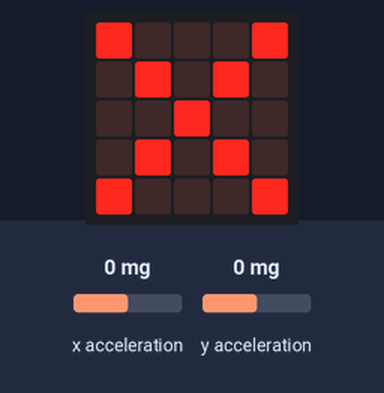
Simulated run of this program. Board: BBC micro:bit (MakeCode). On the bench: the board's 5×5 LED display. The inputs (shaded band) are chosen by the test bench; at power-on: x acceleration 0 mg, y acceleration 0 mg.

Above: at 1.2 s.
1.3 s: x acceleration set to -1440 mg
At 2.9 s:
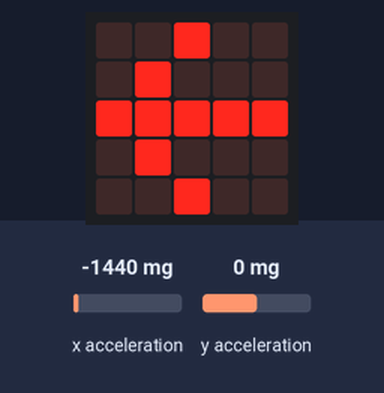
5.9 s: y acceleration set to -1440 mg
At 7.1 s:
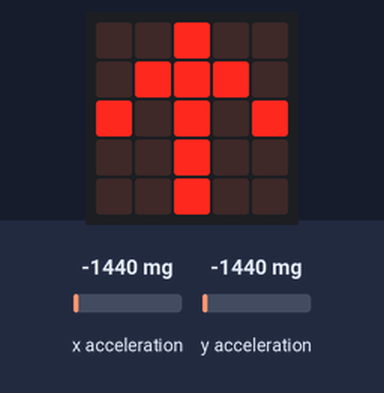
10.5 s: x acceleration set to -22 mg
12.5 s: x acceleration set to -18 mg
14.3 s: y acceleration set to 750 mg
At 15.8 s:
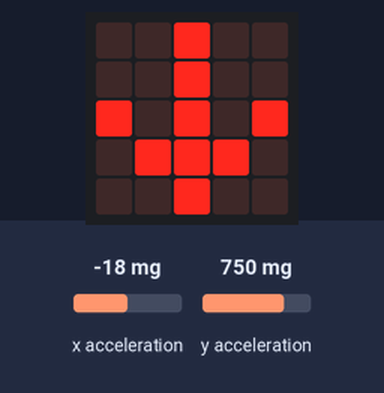
16.1 s: x acceleration set to 750 mg
At 17.0 s:
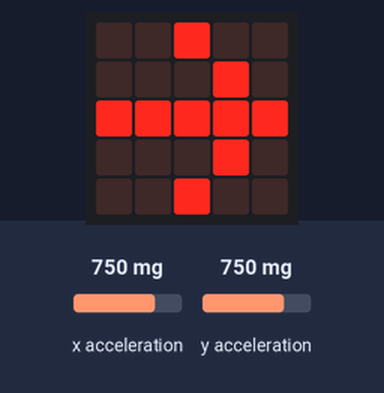
Timing chart, 0 to 19.1 s (numbered marks = the images above; inputs shaded):
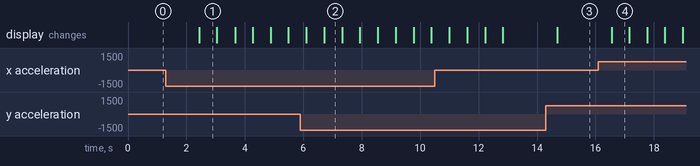

The program:

main.ts
```typescript
basic.forever(function () {
    if (input.acceleration(Dimension.X) == 0) {
        basic.showIcon(IconNames.No)
    } else if (input.acceleration(Dimension.X) > 20) {
        basic.showArrow(ArrowNames.East)
    } else if (input.acceleration(Dimension.X) < -20) {
        basic.showArrow(ArrowNames.West)
    }
    if (input.acceleration(Dimension.Y) == 0) {
        basic.showIcon(IconNames.No)
    } else if (input.acceleration(Dimension.Y) > 20) {
        basic.showArrow(ArrowNames.South)
    } else if (input.acceleration(Dimension.Y) < -20) {
        basic.showArrow(ArrowNames.North)
    }
})
```

test.ts
```typescript
// aquí va el archivo "tests"; esto no se compilará cuando este paquete se utilice como una extensión.
```

Measured:
- after the input at 1.3 s, the display: changes after 1.1 s (image 1)
- after the input at 5.9 s, the display: first differs from a run without the input after 0.81 s (image 2)
- after the input at 14.3 s, the display: changes after 0.39 s (image 3)
- after the input at 16.1 s, the display: changes after 0.45 s (image 4)
- what the display in image 1 shows lasts 0.6 s, from 2.4 s to 3.0 s
